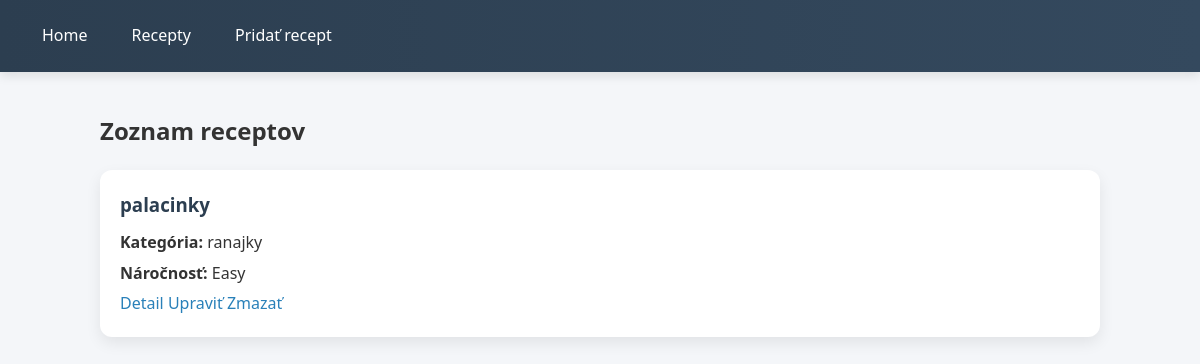
Page /recipes/ on the earlier database version.
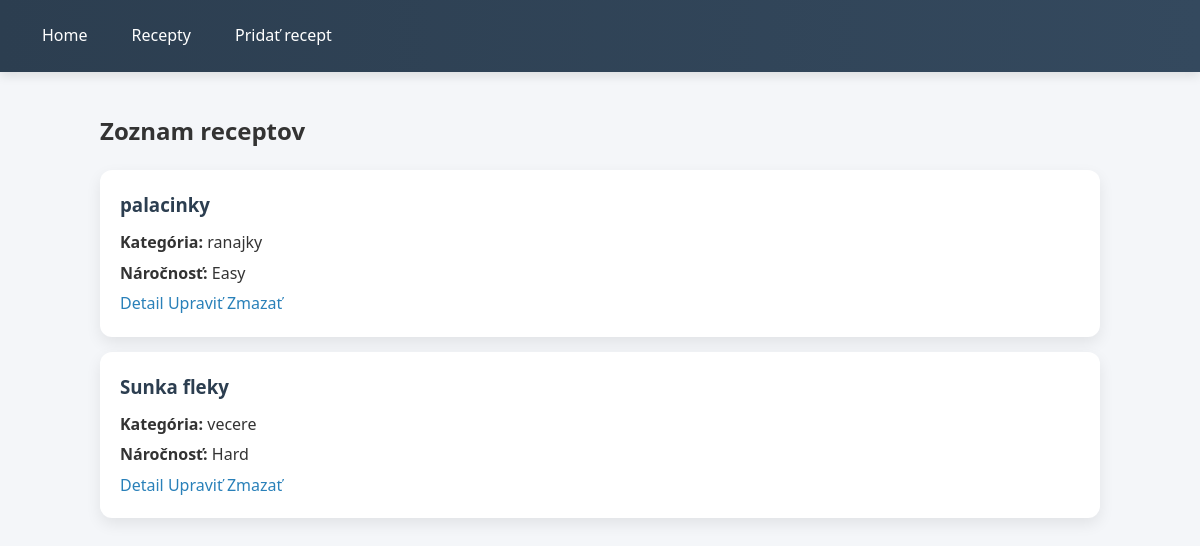
Same page on the later database version.
### recipes/models.py (models this page shows, shortened)
class Recipe(models.Model):
    DIFFICULTY_CHOICES = [
        ('Easy', 'Easy'),
        ('Medium', 'Medium'),
        ('Hard', 'Hard'),
    ]
    name = models.CharField(max_length=150)
    description = models.TextField()
    procedure = models.TextField()
    prep_time = models.IntegerField()
    difficulty = models.CharField(max_length=20, choices=DIFFICULTY_CHOICES)
    category = models.ForeignKey(Category, on_delete=models.CASCADE)
    favorites = models.ManyToManyField(User, blank=True)

class Category(models.Model):
    name = models.CharField(max_length=100)
    description = models.TextField(blank=True)

### recipes/views.py (the view)
# urls.py: path('recipes/', views.recipe_list, name='recipes'),
def recipe_list(request):
    recipes = Recipe.objects.all()
    return render(request, 'recipes/recipes.html', {'recipes': recipes})

### recipes/templates/recipes/recipes.html (shortened to what this page needs)
{% extends 'recipes/base.html' %}
{% block content %}
<h2>Zoznam receptov</h2>
{% for recipe in recipes %}
<div class="recipe">
    <h3>{{ recipe.name }}</h3>
    <p><strong>Kategória:</strong> {{ recipe.category.name }}</p>
    <p><strong>Náročnosť:</strong> {{ recipe.difficulty }}</p>
    <a href="{% url 'detail' recipe.id %}">Detail</a>
    <a href="{% url 'update_recipe' recipe.id %}">Upraviť</a>
    <a href="{% url 'delete_recipe' recipe.id %}">Zmazať</a>
</div>
{% empty %}
<p>Žiadne recepty</p>
{% endfor %}
{% endblock %}

### recipes/templates/recipes/base.html (shortened to what this page needs)
<!DOCTYPE html>
<html lang="sk">
<head>
    {% load static %}
    <link rel="stylesheet" href="{% static 'recipes/style.css' %}">
</head>
<body>
<nav>
    <a href="{% url 'index' %}">Home</a>
    <a href="{% url 'recipes' %}">Recepty</a>
    <a href="{% url 'add_recipe' %}">Pridať recept</a>
</nav>
<div class="container">
    {% block content %}
    {% endblock %}
</div>
</body>
</html>

### recipes/static/recipes/style.css (style rules this page uses)
* { margin: 0; padding: 0; box-sizing: border-box; }
body { font-family: "Segoe UI", Roboto, Arial, sans-serif; background: #f4f6f9; color: #333; line-height: 1.6; }
nav { background: linear-gradient(90deg, #2c3e50, #34495e); padding: 15px 30px; display: flex; gap: 20px; align-items: center; box-shadow: 0 4px 10px rgba(0,0,0,0.1); }
nav a { color: white; text-decoration: none; font-weight: 500; padding: 8px 12px; border-radius: 6px; transition: 0.2s; }
.container { width: 85%; max-width: 1000px; margin: 40px auto; }
h1, h2 { margin-bottom: 20px; }
.recipe { background: white; padding: 20px; margin-bottom: 15px; border-radius: 12px; box-shadow: 0 6px 15px rgba(0,0,0,0.08); transition: 0.2s; }
.recipe h3 { margin-bottom: 10px; color: #2c3e50; }
.recipe p { margin-bottom: 5px; }
a { color: #2980b9; text-decoration: none; font-weight: 500; }

Differences in the rows shown:
added Recipe: name "Sunka fleky", category.name "vecere", difficulty "Hard"
